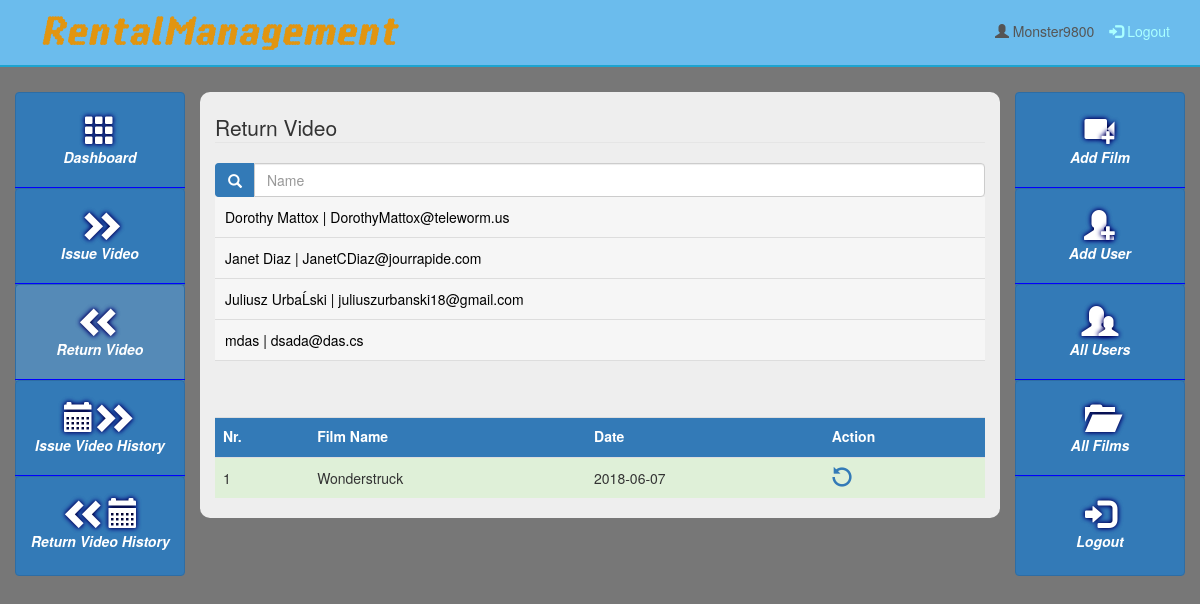
/returnvideo.php?change=4 (signed in), run on the app's committed database.
### tables this page shows
CREATE TABLE IF NOT EXISTS `users` (
  `id` int(11) NOT NULL AUTO_INCREMENT,
  `fullname` mediumtext NOT NULL,
  `address` mediumtext NOT NULL,
  `country` mediumtext NOT NULL,
  `mobile` mediumtext NOT NULL,
  `email` mediumtext NOT NULL,
  `admin` mediumtext NOT NULL,
  `datetime` mediumtext NOT NULL,
  `sex` text NOT NULL,
  PRIMARY KEY (`id`)
);

CREATE TABLE IF NOT EXISTS `rent` (
  `id` int(11) NOT NULL AUTO_INCREMENT,
  `id_user` int(11) NOT NULL,
  `id_movie` int(11) NOT NULL,
  `datetime` date NOT NULL,
  `rdatetime` text NOT NULL,
  `admin` text NOT NULL,
  `radmin` text NOT NULL,
  `return` int(11) NOT NULL DEFAULT '0',
  PRIMARY KEY (`id`),
  KEY `id_user` (`id_user`),
  KEY `id_movie` (`id_movie`)
);

CREATE TABLE IF NOT EXISTS `movies` (
  `id` int(100) NOT NULL,
  `filmname` mediumtext NOT NULL,
  `director` mediumtext NOT NULL,
  `genres` mediumtext NOT NULL,
  `country` mediumtext NOT NULL,
  `year` text NOT NULL,
  `runtime` mediumtext NOT NULL,
  `quantityactual` int(11) NOT NULL,
  `quantity` int(11) NOT NULL,
  `description` mediumtext NOT NULL,
  `datetime` mediumtext NOT NULL,
  `admin` varchar(20) NOT NULL,
  PRIMARY KEY (`id`)
);

### returnvideo.php (the view, shortened to what this page needs)
<?php require_once("Include/Functions.php"); ?>
<?php
  $CurrentTime = time();
  $Now = strftime("%Y-%m-%d" , $CurrentTime);
?>
<!doctype html>
<html>
    <head>
        <link rel="stylesheet" href="https://maxcdn.bootstrapcdn.com/bootstrap/3.3.7/css/bootstrap.min.css">
        <link rel="stylesheet" href="css/adminstyle.css">
    </head>
    <body>
        <nav class="navbar navbar-light" role="navigation" style="background-color: #6BBCED;">
            <div class="container">
                <div class="navbar-header">
                    <a class="navbar-brand" href="index.php">
                        <img class="img-responsive" style="margin-top: -5px;" src="Images/Logo.png" width="380">
                    </a>
                </div>
                <div style="margin-top: 5px;">
            <ul id="logout" class="nav navbar-nav navbar-right">
      <li style="color: #555; padding-top: 15px;"><span class="glyphicon glyphicon-user"></span> <?php echo $_SESSION["UsernameVideo"]; ?></li>
      <li><a href="logout.php" style="color: #aff; background-color:transparent;"><span class="glyphicon glyphicon-log-in"></span> Logout</a></li>
            </ul>
                </div>
            </div>
        </nav>
<div class="line" style="height: 10px; background: #6BBCED; border-bottom: 2px solid #1DA4CF;"></div>
        <div class="container-fluid">
            <div class="row">
                <div class="col-sm-2">
                    <ul id="Side_Menu" class="nav nav-pills nav-stacked" style="padding-top: 25px;">
                        <li><a href="dashboard.php" class="btn btn-primary" style="width: 100%; height: 100px;"><span style="font-size: 30px; margin-top: 10px;" class="glyphicon glyphicon-th shadow"></span><br /><span class="menu-text">Dashboard</span></a>
                        </li>
                        <li style="margin-top: -5px; border-top: 1px solid blue;"><a href="issuevideo.php" class="btn btn-primary" style="width: 100%; height: 100px;"><span style="font-size: 30px; margin-top: 10px;" class="glyphicon glyphicon-chevron-right shadow"></span><span style="margin-left: -13px; font-size: 30px;" class="glyphicon glyphicon-chevron-right shadow"></span><br /><span class="menu-text">Issue Video</span></a>
                        </li>
                        <li style="margin-top: -5px; border-top: 1px solid blue;"><a href="returnvideo.php" class="btn btn-primary" style="width: 100%; height: 100px; background-color: #558ab7;"><span style="font-size: 30px; margin-top: 10px;" class="glyphicon glyphicon-chevron-left shadow"></span><span style="margin-left: -13px; font-size: 30px;" class="glyphicon glyphicon-chevron-left shadow"></span><br /><span class="menu-text">Return Video</span></a>
                        </li>
                        <li style="margin-top: -5px; border-top: 1px solid blue;"><a href="issuevideoh.php" class="btn btn-primary" style="width: 100%; height: 100px;"><span style="font-size: 30px; margin-top: 10px;" class="glyphicon glyphicon-calendar shadow"></span><span style="margin-left: -5px; font-size: 30px;" class="glyphicon glyphicon-chevron-right shadow"></span><span style="margin-left: -13px; font-size: 30px;" class="glyphicon glyphicon-chevron-right shadow"></span><br /><span class="menu-text">Issue Video History</span></a>
                        </li>
                        <li style="margin-top: -5px; border-top: 1px solid blue;"><a href="returnvideoh.php" class="btn btn-primary" style="width: 100%; height: 100px;"><span style="font-size: 30px; margin-top: 10px;" class="glyphicon glyphicon-chevron-left shadow"></span><span style="margin-left: -13px; font-size: 30px;" class="glyphicon glyphicon-chevron-left shadow"></span><span style="font-size: 30px;" class="glyphicon glyphicon-calendar shadow"></span><br /><span class="menu-text">Return Video History</span></a>
                        </li>
                    </ul>
                </div>
                <div class="col-sm-8" style="background-color: #eee; margin-top: 25px;">
<br />
                  <form method="post" class="form-horizontal" enctype="multipart/form-data">
                          <legend>Return Video</legend>
                          <fieldset>
                            <div class="input-group" style="width: 100%;">
                            <span class="input-group-addon" id="basic-addon1" style="background-color: #337ab7; border-color: #337ab7;"><span style="color: white;" class="glyphicon glyphicon-search"></span></span>
                            <input id="myInput" type="text" name="fullname" class="form-control input-md" placeholder="Name" aria-describedby="basic-addon1" onkeyup="myFunction()" placeholder="Search for names.." title="Type in a name">
                            </div>
                            <ul id="myUL">
                              <?php
                                $Query = "SELECT fullname, email, id FROM users ORDER BY fullname ASC;";
                                $Execute = mysqli_query($Connection, $Query);
                                while($DataRows=mysqli_fetch_array($Execute))
                                {
                                  $id = $DataRows[2];
                                  $FullName=$DataRows[0];
                                  $Email=$DataRows[1];
                              ?>
                                <li><a href="returnvideo.php?change=<?php echo htmlentities($id); ?>"><?php echo htmlentities($FullName)." | ".htmlentities($Email); ?></a></li>
                              <?php } ?>
                            </ul>
                          </fieldset><br />
                          <br />
                          <?php
                          if(isset($_GET['change']))
                          {
                          ?>
                          <div class="table-responsive">
                            <table class="table table-striped table-hover">
                              <tr style="background-color: #337ab7;">
                                <th>Nr.</th>
                                <th>Film Name</th>
                                <th>Date</th>
                                <th>Action</th>
                              </tr>
                              <?php
                                  $replace = $_GET['change'];
                                  $SrNo=0;
                                  $Query="SELECT rent.id, filmname, rent.datetime FROM rent, movies, users WHERE ((rent.id_user=users.id AND rent.id_movie=movies.id) AND users.id='$replace') AND rent.return='0' ORDER BY rent.datetime desc";
                                  $Execute = mysqli_query($Connection, $Query);
                                  while($DataRows=mysqli_fetch_array($Execute))
                                  {
                                    $rentid=$DataRows['id'];
                                    $FilmName=$DataRows['filmname'];
                                    $DateTime=$DataRows[2];
                                    $SrNo++;
                              ?>
                              <tr class="<?php if($SrNo%2==0) {echo info;} else {echo success;} ?>">
                                <td style="vertical-align: middle;"><?php echo $SrNo; ?></td>
                                <td style="vertical-align: middle;"><?php echo $FilmName; ?></td>
                                <td style="vertical-align: middle; <?php
                                  if(date('Y-m-d', strtotime("+30 days", strtotime($DateTime))) <= $Now) { echo 'color: red'; } ?>">
                                  <?php echo htmlentities($DateTime); ?>
                                </td>
                                <td><a href="return.php?id=<?php echo $rentid; ?>"><span style="font-size: 20px; transform: scaleX(-1); -moz-transform: scaleX(-1); -webkit-transform: scaleX(-1); -ms-transform: scaleX(-1);" class="glyphicon glyphicon-repeat"></span></a></td>
                              </tr>
                            <?php } ?>
                            </table>
                          </div>
                        <?php } ?>
                  </form>
                </div>
                <div class="col-sm-2">
                    <ul id="Side_Menu" class="nav nav-pills nav-stacked" style="padding-top: 25px;">
                        <li><a href="addfilm.php" class="btn btn-primary" style="width: 100%; height: 100px;"><span style="font-size: 30px; margin-top: 10px;" class="glyphicon glyphicon-facetime-video shadow"></span><span style="margin-left: -13px;" class="glyphicon glyphicon-plus shadow"></span><br />
                            <span class="menu-text">Add Film</span></a>
                        </li>
                        <li style="margin-top: -5px; border-top: 1px solid blue;"><a href="adduser.php" class="btn btn-primary" style="width: 100%; height: 100px;"><span style="font-size: 30px; margin-top: 10px;" class="glyphicon glyphicon-user shadow"></span><span style="margin-left: -13px; font-size: 15px;" class="glyphicon glyphicon-plus shadow"></span><br /><span class="menu-text">Add User</span></a>
                        </li>
                        <li style="margin-top: -5px; border-top: 1px solid blue;"><a href="allusers.php" class="btn btn-primary" style="width: 100%; height: 100px;"><span style="font-size: 30px; margin-top: 10px;" class="glyphicon glyphicon-user shadow"></span><span style="margin-left: -13px; font-size: 20px;" class="glyphicon glyphicon-user shadow"></span><br />
                            <span class="menu-text">All Users</span></a>
                        </li>
                        <li style="margin-top: -5px; border-top: 1px solid blue;"><a href="allfilms.php" class="btn btn-primary" style="width: 100%; height: 100px;"><span style="font-size: 30px; margin-top: 10px;" class="glyphicon glyphicon-folder-open shadow"></span><br />
                            <span class="menu-text">All Films</span></a>
                        </li>
                        <li style="margin-top: -5px; border-top: 1px solid blue;"><a href="logout.php" class="btn btn-primary" style="width: 100%; height: 100px;"><span style="font-size: 30px; margin-top: 10px;" class="glyphicon glyphicon-log-in shadow"></span><br />
                            <span class="menu-text">Logout</span></a>
                        </li>
                    </ul>
                </div>
            </div>
        </div>
    </body>
</html>

### css/adminstyle.css (style rules this page uses)
.col-sm-8 { min-height: 270px; border-radius: 10px; }
.line { margin-top: -20px; }
.navbar { border-radius: 0px; }
.menu-text { font-size: 100%; font-weight: bolder; font-style: italic; }
.shadow { text-shadow: 0 0 5px #000, 0 0 5px #0000ff; }
#myUL { list-style-type: none; padding: 0; margin: 0; height: 180px; width: 100%; overflow: scroll; }
#myUL li a { border-bottom: 1px solid #ddd; background-color: #f6f6f6; padding: 10px; text-decoration: none; font-size: 14px; color: black; display: block; }

### returnvideo.php (style rules this page uses)
body { background-color: #777; }
th { height: 40px; color: white; }

### data on the page
users: fullname "Dorothy Mattox", email "DorothyMattox@teleworm.us"
users: fullname "Janet Diaz", email "JanetCDiaz@jourrapide.com"
users: fullname "Juliusz UrbaĹski", email "juliuszurbanski18@gmail.com"
users: fullname "mdas", email "dsada@das.cs"
rent: id_movie.filmname "Wonderstruck", datetime "2018-06-07"

### other printed values
$_SESSION["UsernameVideo"] "Monster9800"
